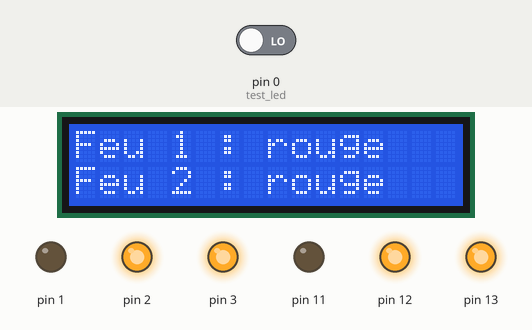
The sketch below on a simulated Arduino Uno, built with avr-gcc and run on an emulated ATmega328P. Parts: 16×2 character LCD, output pins drawn as LEDs (lit = HIGH). Wiring (inferred from the signals the program sends): character LCD (HD44780): RS pin 8; E pin 9; data pin 4, pin 5, pin 6, pin 7. The inputs (shaded band) are chosen by the test bench; at power-on: pin 0 (test_led) LOW. Pins used as bus, display or sensor lines are not drawn.

Above: at 0.4 s.
At 2.5 s:
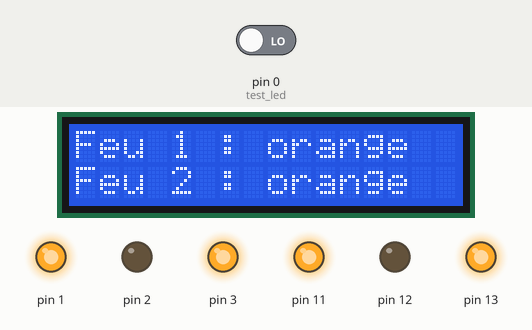
2.6 s: pin 0 (test_led) driven HIGH
At 4.6 s:
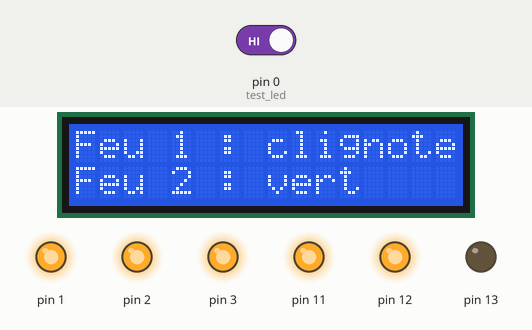
At 9.2 s:
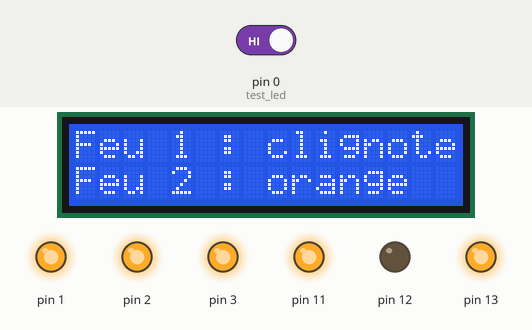
Timing chart, 0 to 35.7 s (numbered marks = the images above; inputs shaded):
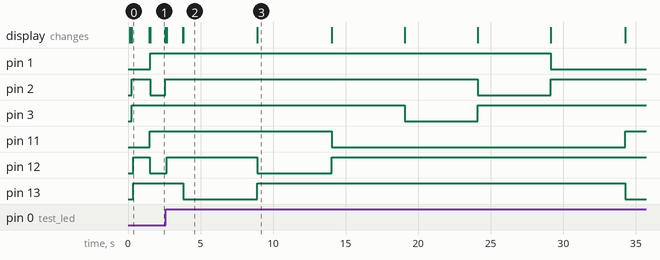

The sketch:

feu_4.ino
```cpp
#include <LCD4Bit_mod.h>
//create object to control an LCD.
//number of lines in display=1
LCD4Bit_mod lcd = LCD4Bit_mod(2);

int rouge=0;
int jaune=1;
int vert=2;
int clignotant=3;

int feu1=1;
int feu2=11;
char *texteCouleur[4];
int test_led = 0;


void setup() {
  pinMode (test_led,INPUT);
  texteCouleur[0]="rouge   ";
  texteCouleur[1]="orange  ";
  texteCouleur[2]="vert    ";
  texteCouleur[3]="clignote";
  // Toutes les sortie en output, feux eteints:
  initFeu(feu1);
  initFeu(feu2);
  lcd.init();
  //optionally, now set up our application-specific display settings, overriding whatever the lcd did in lcd.init()
  //lcd.commandWrite(0x0F);//cursor on, display on, blink on.  (nasty!)
   lcd.clear();
  lcd.printIn("Feu 1 : rouge");
  lcd.cursorTo(2, 0);
  lcd.printIn("Feu 2 : rouge");
  allume(feu1,rouge);
  allume(feu2,rouge);
  delay(1000);
}

void initFeu(int feu) {
  for (int i=0;i<3;i++) {
    pinMode(feu+i,OUTPUT);
   }
}

void allume(int feu,int couleur) {
  if (feu==feu1) lcd.cursorTo(1,8); else lcd.cursorTo(2,8);
  lcd.printIn(texteCouleur[couleur]);
   for (int i=0;i<3;i++) {
     if (i==couleur) digitalWrite(feu+i,LOW);
     else digitalWrite(feu+i,HIGH);
     //digitalWrite(feu+i,i==couleur?LOW:HIGH);

   }
}

void loop() {
  // put your main code here, to run repeatedly:
  //allume(feu1,rouge);
  if (digitalRead(test_led)==HIGH){
    allume(feu2,vert);
    delay(5000);
    allume(feu2,jaune);
    delay(5000);
    allume(feu2,rouge);
    delay(5000);
    allume(feu1,vert);
    delay(5000);
    allume(feu1,jaune);
    delay(5000);
    allume(feu1,rouge);
    delay(5000);
  }
 else {
   allume(feu2,jaune);
   allume(feu1,jaune);
   delay(1000);
   allume(feu1,clignotant);
   allume(feu2,clignotant);
   delay(1000);
  }
}
```

Measured:
- after the input at 2.6 s, pin 1: HIGH → LOW after 26.5 s; pin 3: HIGH → LOW after 16.5 s, → HIGH 5.0 s later; pin 11: HIGH → LOW after 11.4 s, → HIGH 20.2 s later; pin 13: HIGH → LOW after 1.2 s, → HIGH 5.1 s later, → LOW 25.3 s later; the display: first differs from a run without the input after 1.2 s (image 2 shows a later state)
- what the display in image 0 shows lasts 1.2 s, from 0.3 s to 1.5 s
- what the display in image 2 shows lasts 5.1 s, from 3.8 s to 8.9 s
